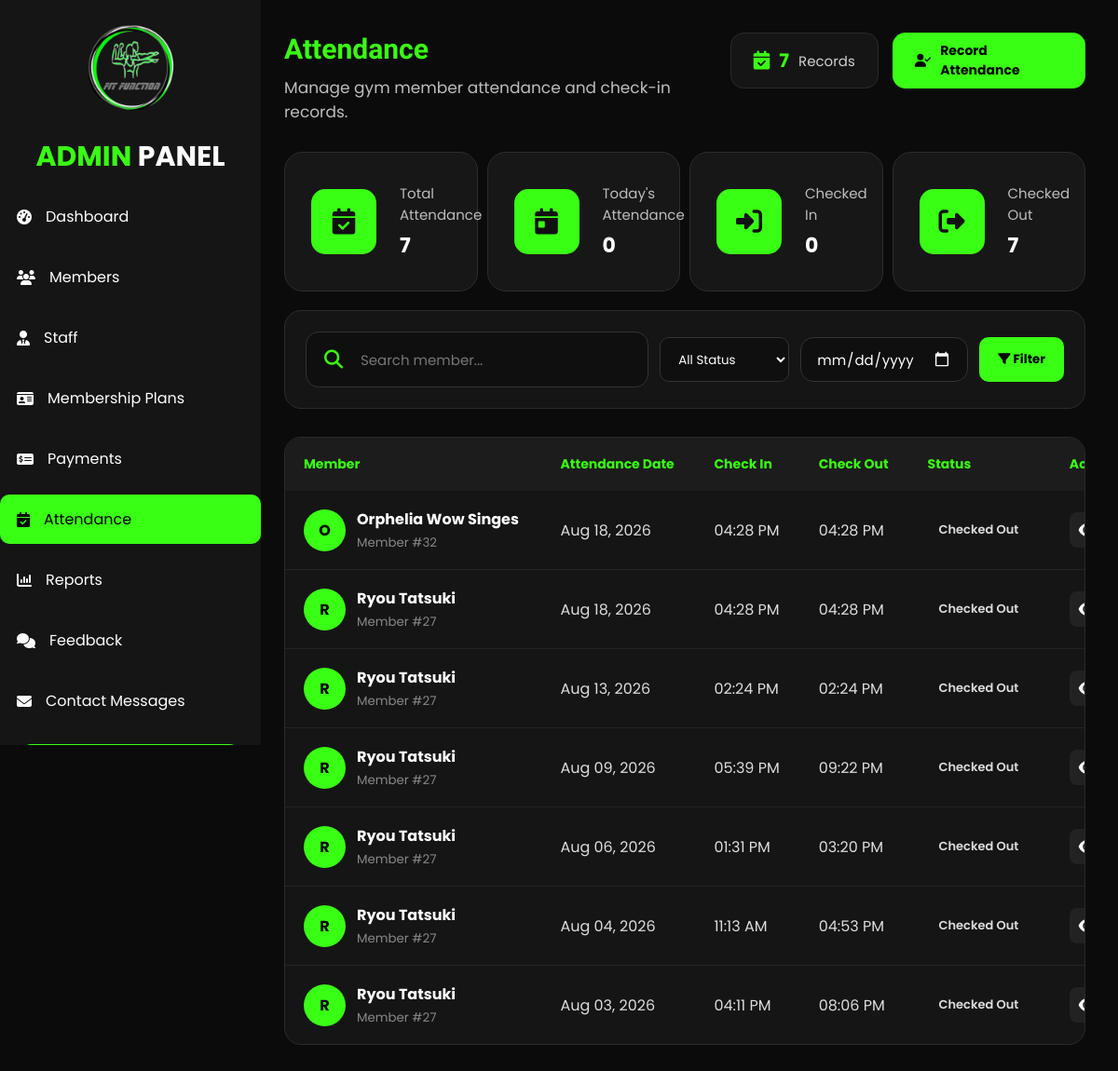
Page /attendance_admin.php (signed in) on the committed database.
### tables this page shows
CREATE TABLE `attendance` (
  `attendance_id` int(11) NOT NULL,
  `member_id` int(11) NOT NULL,
  `check_in` datetime DEFAULT NULL,
  `check_out` datetime DEFAULT NULL,
  `attendance_date` date NOT NULL,
  `status` enum('Checked In','Checked Out') DEFAULT 'Checked In',
  `created_at` timestamp NOT NULL DEFAULT CURRENT_TIMESTAMP
);

CREATE TABLE `signup` (
  `id` int(100) NOT NULL,
  `first_name` varchar(100) NOT NULL,
  `middlename` varchar(100) DEFAULT NULL,
  `last_name` varchar(100) NOT NULL,
  `suffix` varchar(20) DEFAULT NULL,
  `email` varchar(150) NOT NULL,
  `contact_number` varchar(30) NOT NULL,
  `gender` enum('Male','Female','Rather not say') NOT NULL,
  `birthdate` date NOT NULL,
  `password` varchar(255) NOT NULL,
  `created_at` timestamp NOT NULL DEFAULT CURRENT_TIMESTAMP ON UPDATE CURRENT_TIMESTAMP,
  `verification_code` varchar(6) NOT NULL,
  `verification_expiry` datetime NOT NULL,
  `email_verified` tinyint(1) NOT NULL DEFAULT '0',
  `status` varchar(20) NOT NULL DEFAULT 'Pending',
  `address` varchar(255) DEFAULT NULL,
  `profile_picture` varchar(255) DEFAULT NULL,
  `qr_token` varchar(64) DEFAULT NULL
);

### attendance_admin.php (the view, shortened to what this page needs)
<?php
include("includes/admin_auth.php");
$search = trim($_GET['search'] ?? '');
$date = $_GET['date'] ?? '';
$totalAttendance = 0;
$checkedIn = 0;
$checkedOut = 0;
$todayAttendance = 0;
$result = $con->query("
    SELECT COUNT(*) AS total
    FROM attendance
");
if ($result) {
    $totalAttendance = (int)$result->fetch_assoc()['total'];
}
$result = $con->query("
    SELECT COUNT(*) AS total
    FROM attendance
    WHERE status = 'Checked In'
");
if ($result) {
    $checkedIn = (int)$result->fetch_assoc()['total'];
}
$result = $con->query("
    SELECT COUNT(*) AS total
    FROM attendance
    WHERE status = 'Checked Out'
");
if ($result) {
    $checkedOut = (int)$result->fetch_assoc()['total'];
}
$result = $con->query("
    SELECT COUNT(*) AS total
    FROM attendance
    WHERE attendance_date = CURDATE()
");
if ($result) {
    $todayAttendance = (int)$result->fetch_assoc()['total'];
}
$sql = "
    SELECT
        a.attendance_id,
        a.member_id,
        a.check_in,
        a.check_out,
        a.attendance_date,
        a.status,
        s.first_name,
        s.middlename,
        s.last_name,
        s.suffix
    FROM attendance a
    LEFT JOIN signup s
        ON a.member_id = s.id
    WHERE 1=1
";
$sql .= "
    ORDER BY
        a.attendance_date DESC,
        a.check_in DESC
";
$stmt = $con->prepare($sql);
$stmt->execute();
$attendanceResult = $stmt->get_result();
?>
<!DOCTYPE html>
<html lang="en">
<head>
    <link
        rel="stylesheet"
        href="https://cdnjs.cloudflare.com/ajax/libs/font-awesome/6.7.2/css/all.min.css"
    >
    <link
        rel="stylesheet"
        href="assets/css/admin.css"
    >
</head>
<body>
<div class="wrapper">
    <?php include("includes/admin_sidebar.php"); ?>
    <div class="main">
        <div class="dashboard-content payments-content">
            <div class="page-header">
                <div>
                    <h2>
                        Attendance
                    </h2>
                    <p>
                        Manage gym member attendance and check-in records.
                    </p>
                </div>
                <div class="page-header-actions">
    <div class="total-members-box">
        <i class="fa-solid fa-calendar-check"></i>
        <strong>
            <?= number_format($totalAttendance) ?>
        </strong>
        Records
    </div>
    <a href="attendance_add_admin.php" class="btn-primary attendance-add-btn">
        <i class="fa-solid fa-user-check"></i>
        Record Attendance
    </a>
</div>
            </div>
            <div class="stats-grid attendance-stats-grid" style="
    display: grid;
    grid-template-columns: repeat(4, minmax(200px, 1fr));
    gap: 10px;
    max-width: 1200px;
    margin: 0 auto 20px;
">
                <div class="stat-card">
                    <div class="stat-icon">
                        <i class="fa-solid fa-calendar-check"></i>
                    </div>
                    <div>
                        <span>
                            Total Attendance
                        </span>
                        <strong>
                            <?= number_format($totalAttendance) ?>
                        </strong>
                    </div>
                </div>
                <div class="stat-card">
                    <div class="stat-icon">
                        <i class="fa-solid fa-calendar-day"></i>
                    </div>
                    <div>
                        <span>
                            Today's Attendance
                        </span>
                        <strong>
                            <?= number_format($todayAttendance) ?>
                        </strong>
                    </div>
                </div>
                <div class="stat-card">
                    <div class="stat-icon">
                        <i class="fa-solid fa-right-to-bracket"></i>
                    </div>
                    <div>
                        <span>
                            Checked In
                        </span>
                        <strong>
                            <?= number_format($checkedIn) ?>
                        </strong>
                    </div>
                </div>
                <div class="stat-card">
                    <div class="stat-icon">
                        <i class="fa-solid fa-right-from-bracket"></i>
                    </div>
                    <div>
                        <span>
                            Checked Out
                        </span>
                        <strong>
                            <?= number_format($checkedOut) ?>
                        </strong>
                    </div>
                </div>
            </div>
<div class="staff-tools attendance-tools">
    <form method="GET"
          action="attendance_admin.php"
          class="staff-search attendance-search">
        <div class="search-box">
            <input
                type="text"
                name="search"
                placeholder="Search member..."
                value="<?= htmlspecialchars($search) ?>"
            >
        </div>
        <select name="status">
            <option value="">
                All Status
            </option>
        </select>
        <input
            type="date"
            name="date"
            value="<?= htmlspecialchars($date) ?>"
        >
        <button
            type="submit"
            class="staff-filter-btn"
        >
            <i class="fa-solid fa-filter"></i>
            Filter
        </button>
    </form>
</div>
<div class="staff-table-card attendance-table-card">
    <div class="table-wrapper">
        <table class="staff-table attendance-table">
            <thead>
                <tr>
                    <th>Member</th>
                    <th>Attendance Date</th>
                    <th>Check In</th>
                    <th>Check Out</th>
                    <th>Status</th>
                    <th>Action</th>
                </tr>
            </thead>
            <tbody>
            <?php if ($attendanceResult->num_rows > 0): ?>
                <?php while ($row = $attendanceResult->fetch_assoc()): ?>
                    <?php
                    $memberName = trim(
                        ($row['first_name'] ?? '') . ' ' .
                        ($row['middlename'] ?? '') . ' ' .
                        ($row['last_name'] ?? '') . ' ' .
                        ($row['suffix'] ?? '')
                    );
                    $statusClass = strtolower(
                        str_replace(
                            ' ',
                            '-',
                            $row['status'] ?? ''
                        )
                    );
                    ?>
                    <tr>
                        <td>
                            <div class="staff-name attendance-member-name">
                                <div class="staff-avatar attendance-avatar">
                                    <?= strtoupper(substr($memberName, 0, 1)) ?>
                                </div>
                                <div>
                                    <strong>
                                        <?= htmlspecialchars($memberName) ?>
                                    </strong>
                                    <small>
                                        Member #<?= (int)$row['member_id'] ?>
                                    </small>
                                </div>
                            </div>
                        </td>
                        <td>
                            <?= date(
                                "M d, Y",
                                strtotime($row['attendance_date'])
                            ) ?>
                        </td>
                        <td>
                            <?php if (!empty($row['check_in'])): ?>
                                <?= date(
                                    "h:i A",
                                    strtotime($row['check_in'])
                                ) ?>
                            <?php else: ?>
                                —
                            <?php endif; ?>
                        </td>
                        <td>
                            <?php if (!empty($row['check_out'])): ?>
                                <?= date(
                                    "h:i A",
                                    strtotime($row['check_out'])
                                ) ?>
                            <?php else: ?>
                                —
                            <?php endif; ?>
                        </td>
                        <td>
                            <span
                                class="staff-status attendance-status <?= htmlspecialchars($statusClass) ?>"
                            >
                                <?= htmlspecialchars(
                                    $row['status'] ?? 'Unknown'
                                ) ?>
                            </span>
                        </td>
                        <td>
                            <div class="staff-actions attendance-actions">
                                <a
                                    href="attendance_view_admin.php?id=<?= (int)$row['attendance_id'] ?>"
                                    class="staff-view-btn"
                                    title="View Attendance"
                                >
                                    <i class="fa-solid fa-eye"></i>
                                </a>
                            </div>
                        </td>
                    </tr>
                <?php endwhile; ?>
            <?php endif; ?>
            </tbody>
        </table>
    </div>
</div>
        </div>
    </div>
</div>
</body>
</html>

### rows in the picture
attendance: member.suffix "O", member.suffix "Orphelia Wow Singes", member "32", attendance_date "Aug 18, 2026", check_in "04:28 PM", check_out "04:28 PM", status "Checked Out"
attendance: member.suffix "R", member.suffix "Ryou Tatsuki", member "27", attendance_date "Aug 18, 2026", check_in "04:28 PM", check_out "04:28 PM", status "Checked Out"
attendance: member.suffix "R", member.suffix "Ryou Tatsuki", member "27", attendance_date "Aug 13, 2026", check_in "02:24 PM", check_out "02:24 PM", status "Checked Out"
attendance: member.suffix "R", member.suffix "Ryou Tatsuki", member "27", attendance_date "Aug 09, 2026", check_in "05:39 PM", check_out "09:22 PM", status "Checked Out"
attendance: member.suffix "R", member.suffix "Ryou Tatsuki", member "27", attendance_date "Aug 06, 2026", check_in "01:31 PM", check_out "03:20 PM", status "Checked Out"
attendance: member.suffix "R", member.suffix "Ryou Tatsuki", member "27", attendance_date "Aug 04, 2026", check_in "11:13 AM", check_out "04:53 PM", status "Checked Out"
attendance: member.suffix "R", member.suffix "Ryou Tatsuki", member "27", attendance_date "Aug 03, 2026", check_in "04:11 PM", check_out "08:06 PM", status "Checked Out"

### other values in the picture
$totalAttendance "7"
$todayAttendance "0"
$checkedIn "0"
$checkedOut "7"
